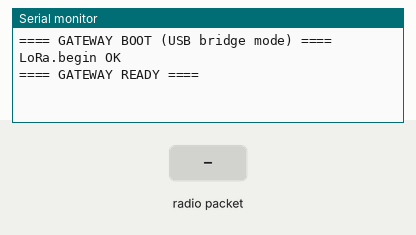
Recording of a sketch running on a simulated ESP32. Parts: the last lines printed to the serial monitor. The test bench sets the inputs (shaded band). No radio packets arrive unless stated.

Above: at 1.7 s.
1.8 s: radio packet "1" arrives
At 3.0 s:
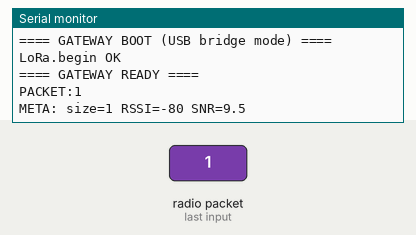
3.3 s: radio packet "0" arrives
At 4.1 s:
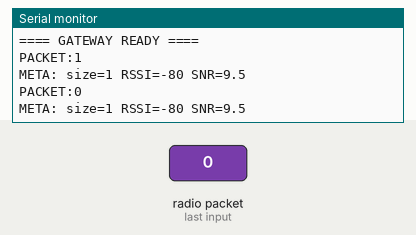
4.8 s: radio packet "2" arrives
At 5.3 s:
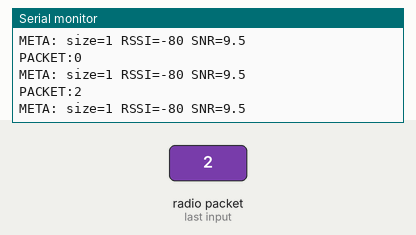

The sketch:

GATEWAY_node3.ino
```cpp
// ============================================================
//  GATEWAY (USB-bridge version)
//  No WiFi. No HTTP. Just LoRa RX -> print to USB serial.
//  A python script on the laptop reads serial and POSTs to backend.
// ============================================================

#include <LoRa.h>
#include <SPI.h>

// LoRa pins for Heltec V2
#define SCK 5
#define MISO 19
#define MOSI 27
#define SS 18
#define RST 14
#define DIO0 26

unsigned long lastHeartbeat = 0;
unsigned long lastRxArm     = 0;

void setup() {
  Serial.begin(115200);
  delay(500);
  Serial.println();
  Serial.println("==== GATEWAY BOOT (USB bridge mode) ====");

  SPI.begin(SCK, MISO, MOSI, SS);
  LoRa.setPins(SS, RST, DIO0);

  if (!LoRa.begin(433E6)) {
    Serial.println("LoRa.begin FAILED");
    while (1) delay(1000);
  }
  Serial.println("LoRa.begin OK");

  // MUST match node exactly
  LoRa.setTxPower(17);
  LoRa.setSpreadingFactor(9);
  LoRa.setSignalBandwidth(125E3);
  LoRa.setCodingRate4(5);
  LoRa.setSyncWord(0xF3);
  LoRa.enableCrc();

  LoRa.receive();
  Serial.println("==== GATEWAY READY ====");
}

void loop() {
  // Heartbeat so you can see the loop is alive
  if (millis() - lastHeartbeat > 10000) {
    lastHeartbeat = millis();
    Serial.printf("[heartbeat] uptime=%lus\n", millis() / 1000);
  }

  // Re-arm RX every second just in case
  if (millis() - lastRxArm > 1000) {
    lastRxArm = millis();
    LoRa.receive();
  }

  int packetSize = LoRa.parsePacket();
  if (packetSize) {
    String packet = "";
    while (LoRa.available()) packet += (char)LoRa.read();

    // Print the packet on a single line with a known prefix so the
    // python script can parse it reliably.
    Serial.print("PACKET:");
    Serial.println(packet);

    Serial.printf("META: size=%d RSSI=%d SNR=%.1f\n",
                  packetSize, LoRa.packetRssi(), LoRa.packetSnr());
  }
}
```

Measured:
- after the input at 1.8 s, the serial monitor: prints a new line at once (image 1)
- after the input at 3.3 s, the serial monitor: prints a new line at once (image 2)
- after the input at 4.8 s, the serial monitor: prints a new line at once (image 3)
